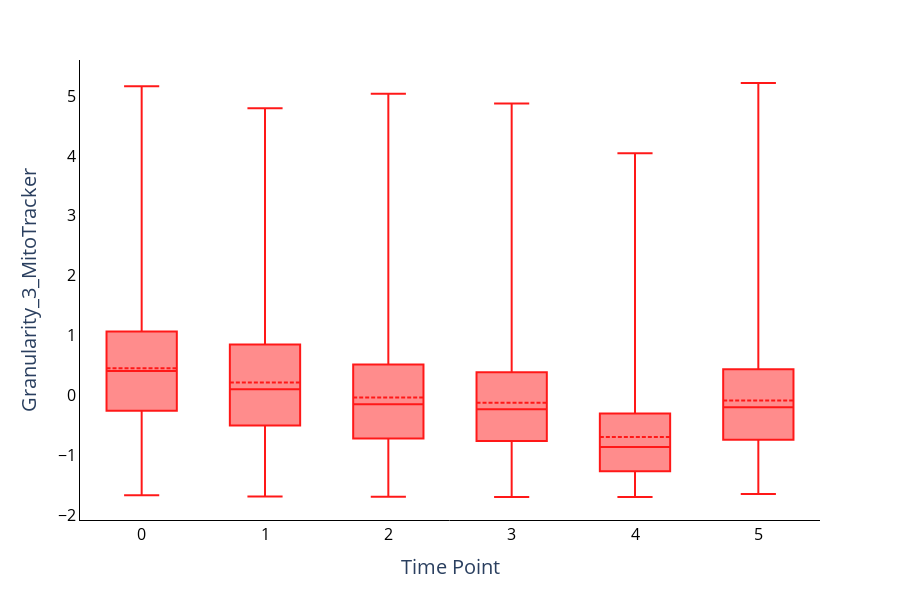

The notebook cell this image was saved under:
### Markdown cell above
##  Call plotly
```python
boxplot(df, # dataframe name: mito_df, nuclei_df, image_df, outline_df, lysosomes_df
        'Variable', # the variable you wanna plot, column name
        'Y Title',# name of your y-axis (custom)
        'Time Point',#name of your x-axis (custom)
        'Red', # color of the boxes
        save=True, # if wanna save change to False to True, False is default
        save_name='_boxplot.png') #specify the name of the plot that you save

```

### Code cell
#testing
boxplot(cell_df,
            'Granularity_3_MitoTracker',
            'Granularity_3_MitoTracker',
            "Time Point",
            'Red',
            save = False,
            save_name = "_boxplot.png")

### Figure 1 — Plotly figure (JSON) as saved in the notebook; plotly's stock layout.template omitted (floating-point values rounded to 4 significant figures; data arrays with more than 128 entries replaced by an {"elided": "..."} marker saying what was removed)
{"data": [{"alignmentgroup": "True", "boxmean": true, "boxpoints": false, "hovertemplate": "Time=%{x}<br>Granularity_3_MitoTracker=%{y}<extra></extra>", "jitter": 1, "legendgroup": "", "marker": {"color": "Red"}, "name": "", "notched": false, "offsetgroup": "", "opacity": 0.9, "orientation": "v", "quartilemethod": "linear", "showlegend": false, "type": "box", "x": {"elided": "18596 int values"}, "x0": " ", "xaxis": "x", "y": {"elided": "18596 float values"}, "y0": " ", "yaxis": "y"}], "layout": {"boxgap": 0.4, "boxgroupgap": 0.05, "boxmode": "group", "font": {"size": 14}, "height": 600, "legend": {"font": {"color": "black", "size": 16}, "itemsizing": "constant", "orientation": "h", "title": {"text": ""}, "tracegroupgap": 10, "traceorder": "normal", "x": 1, "xanchor": "right", "y": 1.02, "yanchor": "bottom"}, "margin": {"t": 60}, "plot_bgcolor": "#FFF", "width": 900, "xaxis": {"anchor": "y", "autorange": true, "domain": [0, 1], "linecolor": "black", "range": [-0.5, 5.5], "showgrid": false, "tickfont": {"color": "black", "size": 16}, "title": {"font": {"size": 20}, "text": "Time Point"}, "type": "linear"}, "yaxis": {"anchor": "x", "autorange": true, "domain": [0, 1], "linecolor": "black", "range": [-2.077, 5.601], "showgrid": false, "tickfont": {"color": "black", "size": 16}, "title": {"font": {"size": 20}, "text": "Granularity_3_MitoTracker"}, "type": "linear"}}}
